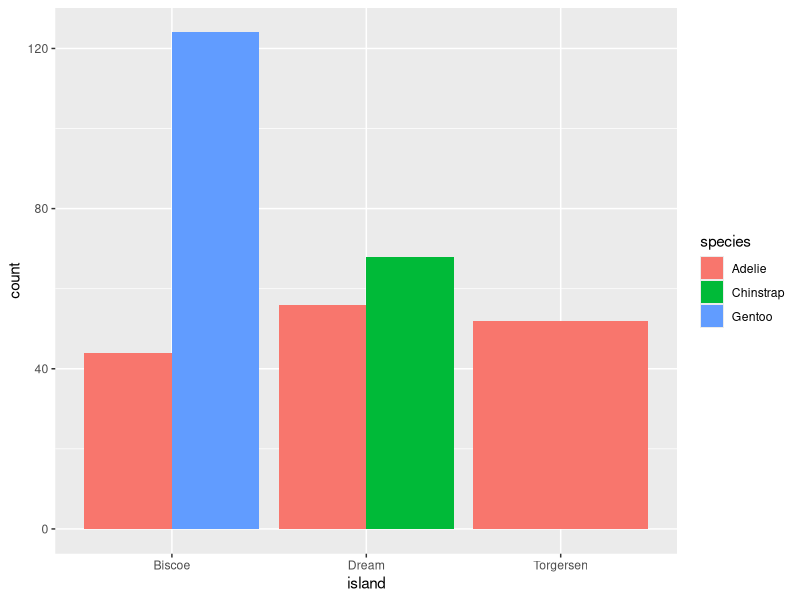
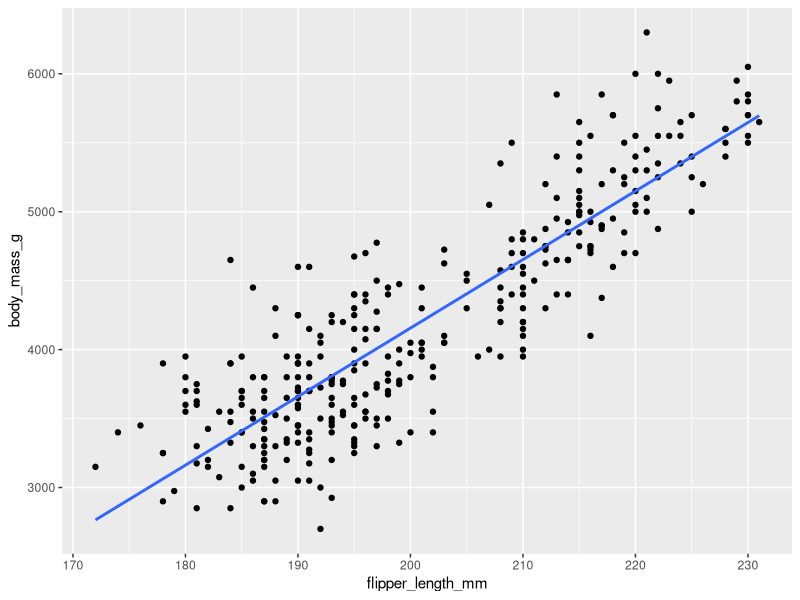
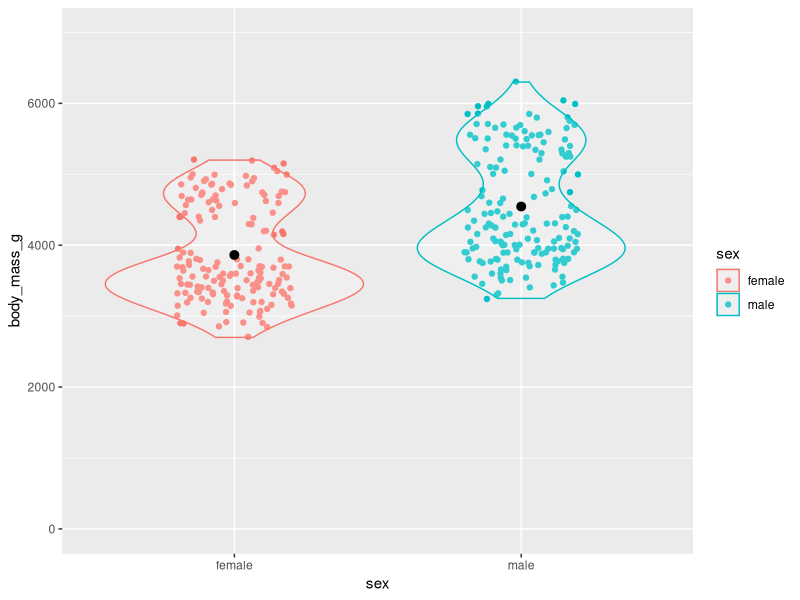

The R script that drew these images, in order:
## ---- chunk 1
knitr::opts_chunk$set(strip.white = TRUE)
## ---- chunk 2
library(kableExtra)
library(knitr)
library(palmerpenguins)
library(rstatix)
library(tidyverse)
## ---- chunk 3
# color
penguins %>%
  ggplot(aes(x = island, fill = species)) + 
  geom_bar(position = position_dodge())

## ---- chunk 4
chisq.test(x = penguins$species, penguins$island)
## ---- chunk 5
penguins %>%
  group_by(island, .drop = F) %>%
  count(species) %>%
  ungroup() %>%
  mutate(total = sum(n))
## ---- chunk 6
xtabs(formula = ~ island + species, data = penguins)
## ---- chunk 7
penguins %>%
  ggplot(aes(y = body_mass_g, x = flipper_length_mm)) +
  geom_point() +
  geom_smooth(method = 'lm', se = FALSE)
## ---- chunk 8
cor(x = penguins$body_mass_g, 
    y = penguins$flipper_length_mm, 
    method = "pearson", 
    use = "complete.obs")
## ---- chunk 9
cor.test(x = penguins$body_mass_g, 
         y = penguins$flipper_length_mm, 
         method = "pearson", 
         use = "complete.obs",
         alternative = "two.sided")
## ---- chunk 10
cor.test(x = penguins$body_mass_g, 
         y = penguins$flipper_length_mm, 
         method = "pearson", 
         use = "complete.obs",
         alternative = "greater")
## ---- chunk 11
df <- data.frame(
  rvalue = c("0.1 - 0.29", "0.3 - 0.49", "0.5 - 1"),
  size = c("small", "medium", "large")
)

df %>%
  kable(format = "html", col.names = c("Pearson's r", "Effect size"), escape = F) %>%
  kable_styling(bootstrap_options = c("striped", "hover", "condensed"), full_width = FALSE)
## ---- chunk 12
penguins %>%
  drop_na(sex) %>%
  ggplot(aes(y = body_mass_g, x = sex)) +
  geom_jitter(aes(color = sex), width = 0.2) +
  geom_violin(aes(color = sex), alpha = 0.2) +
  stat_summary(fun.data = "mean_se", geom = "pointrange") +
  coord_cartesian(ylim = c(0,7000))
## ---- chunk 13
t.test(formula = body_mass_g ~ sex, 
       data = penguins,
       alternative = "two.sided")
## ---- chunk 14
levels(penguins$sex)
## ---- chunk 15
t.test(formula = body_mass_g ~ sex, 
       data = penguins,
       alternative = "less")
## ---- chunk 16
t.test(formula = body_mass_g ~ sex, 
       data = penguins,
       alternative = "greater")
## ---- chunk 17
penguins_pivot <- penguins %>%
  pivot_wider(names_from = sex, values_from = body_mass_g) %>%
  select(male, female)

head(penguins_pivot)
## ---- chunk 18
t.test(x = penguins_pivot$male, 
       y = penguins_pivot$female,
       alternative = "two.sided")
## ---- chunk 19
t.test(formula = body_mass_g ~ sex, 
       data = penguins,
       alternative = "two.sided")
## ---- chunk 20
penguins %>%
  xtabs(formula = ~ island + species) %>%
  chisq_test()
## ---- chunk 21
penguins %>%
  t_test(body_mass_g ~ sex)
## ---- chunk 22
penguins %>%
  cor_test(vars = c(body_mass_g, flipper_length_mm))
## ---- chunk 23
penguins %>%
  cor_test(vars = c(body_mass_g, flipper_length_mm),
           vars2 = c(bill_length_mm, bill_depth_mm))
## ---- chunk 24
penguins %>%
  t_test(body_mass_g ~ sex)
